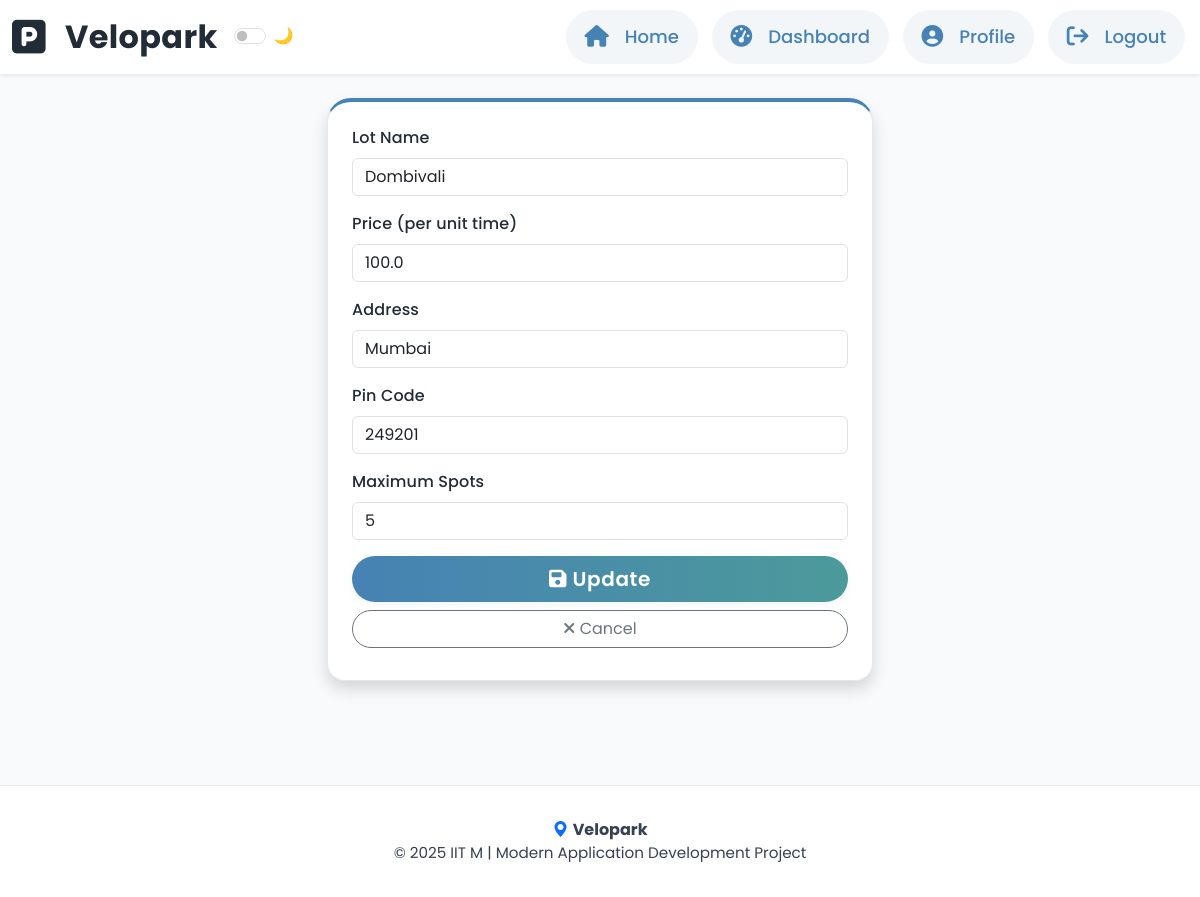
/admin/parking_lot/edit/1 (signed in), run on the app's committed database.
### models/parking_lot.py (models this page shows, shortened)
class ParkingLot(db.Model):
    __tablename__ = 'parking_lots'
    id = db.Column(db.Integer, primary_key=True)
    name = db.Column(db.String(100), nullable=False)
    price = db.Column(db.Float, nullable=False)  # Price per unit time
    address = db.Column(db.String(200), nullable=False)
    pincode = db.Column(db.String(10), nullable=False)
    max_spots = db.Column(db.Integer, nullable=False)
    created_at = db.Column(db.DateTime, default=datetime.utcnow)
    parking_spots = db.relationship('ParkingSpot', backref='parking_lot', lazy=True, cascade='all, delete-orphan')

### controllers/admin.py (the view, shortened to what this page needs)
@admin.route('/parking_lot/edit/<int:lot_id>', methods=['GET', 'POST'])
@admin_required
def edit_parking_lot(lot_id):
    parking_lot = ParkingLot.query.get_or_404(lot_id)
    return render_template('parking_lot_form.html',
                         form_title='Edit Parking Lot',
                         form_action=url_for('admin.edit_parking_lot', lot_id=lot_id),
                         lot=parking_lot,
                         submit_label='Update')

### controllers/auth.py (called while the page is built)
def admin_required(f):
    @wraps(f)
    def decorated_function(*args, **kwargs):
        if 'user_id' not in session:
            return redirect(url_for('auth.login'))
        user = User.query.get(session['user_id'])
        if not user or not user.is_admin():
            flash('Access denied. Admin privileges required.', 'error')
            return redirect(url_for('auth.login'))
        return f(*args, **kwargs)
    return decorated_function

### models/user.py (called while the page is built)
    def is_admin(self):
        return self.role == 'admin'

### templates/parking_lot_form.html (shortened to what this page needs)
{% extends 'base.html' %}
{% block content %}
<div class="row justify-content-center">
    <div class="col-md-8 col-lg-6">
        <div class="card card-accent shadow">
            <div class="card-body p-4">
                <form method="POST" action="{{ form_action }}">
                    <div class="mb-3">
                        <label for="name" class="form-label">Lot Name</label>
                        <input type="text" class="form-control" id="name" name="name" value="{{ lot.name if lot else '' }}" required>
                    </div>
                    <div class="mb-3">
                        <label for="price" class="form-label">Price (per unit time)</label>
                        <input type="number" class="form-control" id="price" name="price" min="0" step="0.01" value="{{ lot.price if lot else '' }}" required>
                    </div>
                    <div class="mb-3">
                        <label for="address" class="form-label">Address</label>
                        <input type="text" class="form-control" id="address" name="address" value="{{ lot.address if lot else '' }}" required>
                    </div>
                    <div class="mb-3">
                        <label for="pincode" class="form-label">Pin Code</label>
                        <input type="text" class="form-control" id="pincode" name="pincode" value="{{ lot.pincode if lot else '' }}" required pattern="\d{6}">
                    </div>
                    <div class="mb-3">
                        <label for="max_spots" class="form-label">Maximum Spots</label>
                        <input type="number" class="form-control" id="max_spots" name="max_spots" min="1" value="{{ lot.max_spots if lot else '' }}" required>
                    </div>
                    <div class="d-grid gap-2">
                        <button type="submit" class="btn btn-primary btn-lg rounded-pill"><i class="fa-solid fa-floppy-disk"></i> {{ submit_label or 'Save' }}</button>
                        <a href="/admin/dashboard" class="btn btn-outline-secondary rounded-pill"><i class="fa-solid fa-xmark"></i> Cancel</a>
                    </div>
                </form>
            </div>
        </div>
    </div>
</div>
{% endblock %}

### static/css/style.css (style rules this page uses)
html { font-size: 16px; }
body { min-height: 100vh; background: var(--bg-main, #F9FAFB); color: var(--text-main, #222C36); font-family: 'Poppins', Arial, Helvetica, sans-serif; overflow-x: hidden; position: relative; transition: background 0.3s, color 0.3s; }
:root { --bg-main: #F9FAFB; --bg-card: #fff; --text-main: #222C36; --text-secondary: #374151; --text-muted: #6B7280; --accent: #4682B4; --accent-teal: #4C9A9A; --accent-yellow: #fbbf24; --border: #E5E7EB; --footer-bg: #fff; --footer-text: #374151; --navbar-bg: #fff; --navbar-link-bg: #F3F6F9; --navbar-link-color: #4682B4; --navbar-link-active-bg: #4682B4; --navbar-link-active-color: #fff; --table-header-bg: #F3F6F9; --table-row-odd: #F9FAFB; --table-row-even: #fff; }
.card, .modal-content { background: var(--bg-card) !important; border-radius: 1.5rem; border: 1.5px solid var(--border); box-shadow: 0 4px 24px 0 var(--border)55; margin-bottom: 2rem; padding-bottom: 0.5rem; position: relative; font-family: 'Poppins', Arial, Helvetica, sans-serif; transition: background 0.3s, color 0.3s, border 0.3s, box-shadow 0.3s; }
.card-accent { border-top: 4px solid var(--accent); border-radius: 1.5rem 1.5rem 1.1rem 1.1rem; }
.btn-primary, .btn-outline-primary { background: linear-gradient(90deg, var(--accent) 0%, var(--accent-teal) 100%); color: #fff; border-radius: 2rem; font-weight: 600; letter-spacing: 0.03em; border: none; box-shadow: 0 2px 8px 0 #B6C6D633; transition: background 0.18s, color 0.18s, box-shadow 0.18s, transform 0.18s; }
.btn, .form-control, .form-select, .table, .table th, .table td { font-family: 'Poppins', Arial, Helvetica, sans-serif; }
.form-label { color: var(--text-main) !important; font-weight: 500; letter-spacing: 0.01em; transition: color 0.3s; }
.card { background: var(--bg-card) !important; box-shadow: 0 4px 24px 0 var(--border)55; }

### data on the page
ParkingLot: name "Dombivali", price "100.0", address "Mumbai", pincode "249201", max_spots "5"

### other printed values
{{ submit_label or 'Save' }} "Update"
{{ year or 2025 }} "2025"
